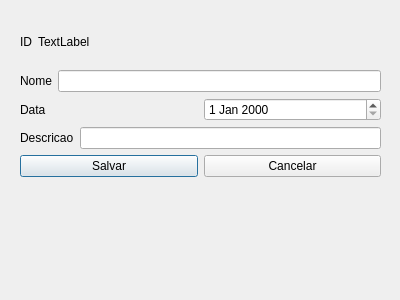
<?xml version="1.0" encoding="UTF-8"?>
<ui version="4.0">
 <class>fm_editar</class>
 <widget class="QDialog" name="fm_editar">
  <property name="geometry">
   <rect>
    <x>0</x>
    <y>0</y>
    <width>400</width>
    <height>300</height>
   </rect>
  </property>
  <property name="windowTitle">
   <string>Dialog</string>
  </property>
  <widget class="QWidget" name="layoutWidget">
   <property name="geometry">
    <rect>
     <x>20</x>
     <y>20</y>
     <width>361</width>
     <height>157</height>
    </rect>
   </property>
   <layout class="QVBoxLayout" name="verticalLayout">
    <item>
     <layout class="QHBoxLayout" name="horizontalLayout">
      <item>
       <widget class="QLabel" name="label">
        <property name="text">
         <string>ID</string>
        </property>
       </widget>
      </item>
      <item>
       <widget class="QLabel" name="txt_id">
        <property name="text">
         <string>TextLabel</string>
        </property>
       </widget>
      </item>
      <item>
       <spacer name="horizontalSpacer">
        <property name="orientation">
         <enum>Qt::Horizontal</enum>
        </property>
        <property name="sizeHint" stdset="0">
         <size>
          <width>40</width>
          <height>20</height>
         </size>
        </property>
       </spacer>
      </item>
     </layout>
    </item>
    <item>
     <layout class="QHBoxLayout" name="horizontalLayout_2">
      <item>
       <widget class="QLabel" name="label_5">
        <property name="text">
         <string>Nome</string>
        </property>
       </widget>
      </item>
      <item>
       <widget class="QLineEdit" name="txt_nome"/>
      </item>
     </layout>
    </item>
    <item>
     <layout class="QHBoxLayout" name="horizontalLayout_3">
      <item>
       <widget class="QLabel" name="label_3">
        <property name="text">
         <string>Data</string>
        </property>
       </widget>
      </item>
      <item>
       <widget class="QDateEdit" name="date_compromisso"/>
      </item>
     </layout>
    </item>
    <item>
     <layout class="QHBoxLayout" name="horizontalLayout_4">
      <item>
       <widget class="QLabel" name="label_4">
        <property name="text">
         <string>Descricao</string>
        </property>
       </widget>
      </item>
      <item>
       <widget class="QLineEdit" name="txt_descricao"/>
      </item>
     </layout>
    </item>
    <item>
     <layout class="QHBoxLayout" name="horizontalLayout_5">
      <item>
       <widget class="QPushButton" name="btn_gravar">
        <property name="text">
         <string>Salvar</string>
        </property>
       </widget>
      </item>
      <item>
       <widget class="QPushButton" name="btn_cancelar">
        <property name="text">
         <string>Cancelar</string>
        </property>
       </widget>
      </item>
     </layout>
    </item>
   </layout>
  </widget>
 </widget>
 <resources/>
 <connections/>
</ui>
